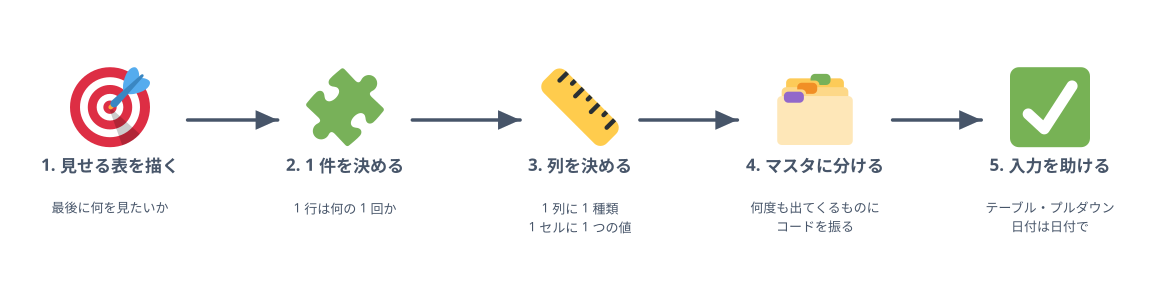

Reproduce this figure in Python.
"""6-3: 新しいシートを作るときの 5 つの手順（SOURCE-PATH-GOAL）。"""
import sys
sys.path.insert(0, "/Users/seekseep/.claude/skills/genfig")
from genfig import Canvas

c = Canvas(1160, 300)
steps = [
    (110, "1. 見せる表を描く", "最後に何を見たいか", "1f3af"),        # 🎯
    (345, "2. 1 件を決める", "1 行は何の 1 回か", "1f9e9"),           # 🧩
    (580, "3. 列を決める", "1 列に 1 種類\n1 セルに 1 つの値", "1f4cf"),  # 📏
    (815, "4. マスタに分ける", "何度も出てくるものに\nコードを振る", "1f5c2"),  # 🗂️
    (1050, "5. 入力を助ける", "テーブル・プルダウン\n日付は日付で", "2705"),  # ✅
]
nodes = []
for x, title, detail, cp in steps:
    n = c.node(x, 120, title, emoji_cp=cp, label_scale="label")
    c.text(x, n.below(26), detail, scale="caption")
    nodes.append(n)
for a, b in zip(nodes, nodes[1:]):
    c.link(a, b)
c.save("02-design-steps.svg")
